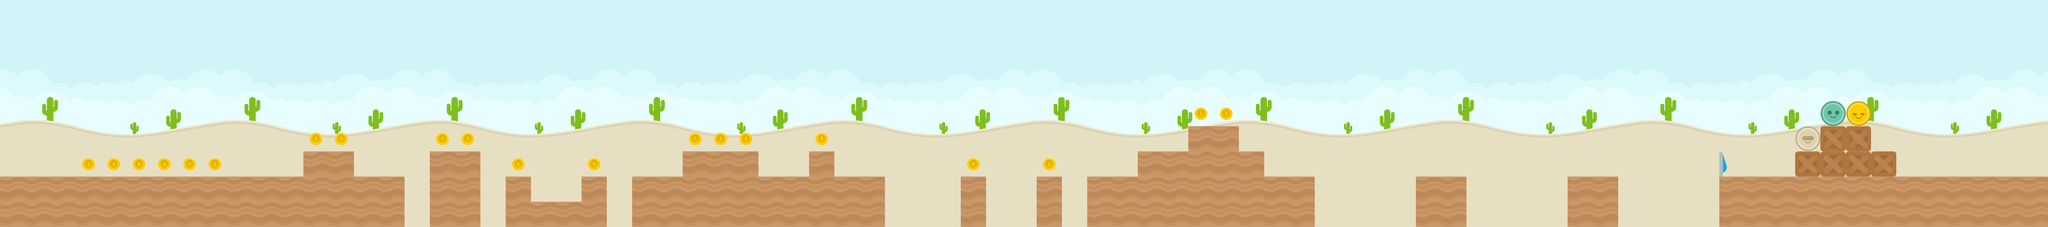

Rendered tile map (Tiled .tmx) drawn with the repository's tilesets; below, a short description and the map source with its tile grids summarised:
An orthogonal 81x9 tile map with 128x128 px tiles, 2 tile layers (Tile Layer 1, Tile Layer 2), 5 tilesets and 43 objects.

<map version="1.0" orientation="orthogonal" renderorder="right-down" width="81" height="9" tilewidth="128" tileheight="128" nextobjectid="49">
 <tileset firstgid="1" name="spritesheet_items" tilewidth="128" tileheight="128" tilecount="32" columns="8">
  <image source="../tilesets/spritesheet_items.png" width="1024" height="512" />
 </tileset>
 <tileset firstgid="33" name="colored_desert" tilewidth="128" tileheight="128" tilecount="64" columns="8">
  <image source="../tilesets/colored_desert.png" width="1024" height="1024" />
 </tileset>
 <tileset firstgid="97" name="players" tilewidth="128" tileheight="128" tilecount="4" columns="4">
  <image source="../tilesets/players.png" width="512" height="128" />
 </tileset>
 <tileset firstgid="101" name="spritesheet_ground" tilewidth="128" tileheight="128" spacing="2" margin="1" tilecount="128" columns="8">
  <image source="../tilesets/spritesheet_ground.png" width="1040" height="2080" />
 </tileset>
 <tileset firstgid="229" name="spritesheet_tiles" tilewidth="128" tileheight="128" spacing="2" margin="1" tilecount="128" columns="8">
  <image source="../tilesets/spritesheet_tiles.png" width="1040" height="2080" />
 </tileset>
 <layer name="Tile Layer 1" width="81" height="9">
  <data>[729 cells, 729 non-empty, 65 distinct tile ids]</data>
 </layer>
 <layer name="Tile Layer 2" width="81" height="9">
  <data>[729 cells, 163 non-empty, 8 distinct tile ids]</data>
 </layer>
 <objectgroup name="Object Layer 1">
  <object id="2" x="8704" y="896" width="1536" height="256" />
  <object id="3" x="7936" y="896" width="256" height="256" />
  <object id="4" x="7168" y="896" width="256" height="256" />
  <object id="5" x="5504" y="896" width="256" height="256" />
  <object id="6" x="5760" y="768" width="256" height="384" />
  <object id="7" x="6016" y="640" width="256" height="512" />
  <object id="8" x="6272" y="768" width="128" height="384" />
  <object id="11" x="6400" y="896" width="256" height="256" />
  <object id="12" x="5248" y="896" width="128" height="256" />
  <object id="13" x="4864" y="896" width="128" height="256" />
  <object id="14" x="3200" y="896" width="256" height="256" />
  <object id="15" x="3456" y="768" width="384" height="384" />
  <object id="17" x="3840" y="896" width="256" height="256" />
  <object id="18" x="4096" y="768" width="128" height="384" />
  <object id="21" x="4224" y="896" width="256" height="256" />
  <object id="22" x="2944" y="896" width="128" height="256" />
  <object id="23" x="2688" y="1024" width="256" height="128" />
  <object id="24" x="2560" y="896" width="128" height="256" />
  <object id="25" x="2176" y="768" width="256" height="384" />
  <object id="26" x="1792" y="896" width="256" height="256" />
  <object id="27" x="1536" y="768" width="256" height="384" />
  <object id="28" x="0" y="896" width="1536" height="256" />
 </objectgroup>
 <objectgroup name="Object Layer 2">
  <object id="29" x="415.167" y="799.333" width="64" height="64">
   <ellipse />
  </object>
  <object id="30" x="543.167" y="799.333" width="64" height="64">
   <ellipse />
  </object>
  <object id="31" x="671.167" y="799.333" width="64" height="64">
   <ellipse />
  </object>
  <object id="32" x="799.167" y="799.333" width="64" height="64">
   <ellipse />
  </object>
  <object id="33" x="927.167" y="799.333" width="64" height="64">
   <ellipse />
  </object>
  <object id="34" x="1055.17" y="799.333" width="64" height="64">
   <ellipse />
  </object>
  <object id="35" x="1567.17" y="671.333" width="64" height="64">
   <ellipse />
  </object>
  <object id="36" x="1695.17" y="671.333" width="64" height="64">
   <ellipse />
  </object>
  <object id="37" x="2207.17" y="671.333" width="64" height="64">
   <ellipse />
  </object>
  <object id="38" x="2335.17" y="671.333" width="64" height="64">
   <ellipse />
  </object>
  <object id="39" x="2591.17" y="799.333" width="64" height="64">
   <ellipse />
  </object>
  <object id="40" x="2975.17" y="799.333" width="64" height="64">
   <ellipse />
  </object>
  <object id="41" x="3487.17" y="671.333" width="64" height="64">
   <ellipse />
  </object>
  <object id="42" x="3615.17" y="671.333" width="64" height="64">
   <ellipse />
  </object>
  <object id="43" x="3743.17" y="671.333" width="64" height="64">
   <ellipse />
  </object>
  <object id="44" x="4127.17" y="671.333" width="64" height="64">
   <ellipse />
  </object>
  <object id="45" x="4895.17" y="799.333" width="64" height="64">
   <ellipse />
  </object>
  <object id="46" x="5279.17" y="799.333" width="64" height="64">
   <ellipse />
  </object>
  <object id="47" x="6047.17" y="543.333" width="64" height="64">
   <ellipse />
  </object>
  <object id="48" x="6175.17" y="543.333" width="64" height="64">
   <ellipse />
  </object>
 </objectgroup>
 <objectgroup name="Object Layer 3">
  <object id="1" x="8832" y="0" width="128" height="896" />
 </objectgroup>
</map>
